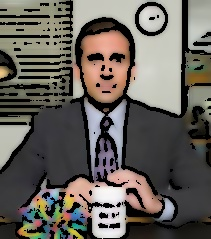
#> input picture img/cartoon-michael.jpg, 211 x 239 px
$ python -i main.py   (imports and definitions only)
#> lines starting #> are read from the running program, lines starting #| are printed output that depends on the picture; after the words box and inside, x2 and y2 are one past the last pixel; in counts of white or black regions, pixels touching at a corner belong together
import cv2
from flask import Flask, request, render_template,Response
import os


# [1 line not run here, left out]
# [13 lines that did not run here, left out]
def send_file_custom(file, attachment_filename=None):
    response = Response()
    response.data = open(file, "rb").read()
    response.headers["Content-Type"] = "application/octet-stream"
    if attachment_filename:
        response.headers["Content-Disposition"] = "attachment; filename={}".format(attachment_filename)
    return response
# define endpoint for downloading the image
# [3 lines that did not run here, left out]

class ImagesToCartoon:
    def __init__(self, image_file):
        self.image_file = image_file

    def convert_image(self):
        img = cv2.imread(self.image_file)
#> img is the input picture: shape (239, 211, 3); mean B, G, R 90.1, 96.2, 101
        gray = cv2.cvtColor(img, cv2.COLOR_BGR2GRAY)
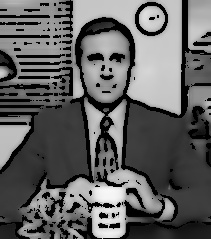
#> gray: shape (239, 211); min 0, max 250, mean 96.9
        gray = cv2.medianBlur(gray, 5)
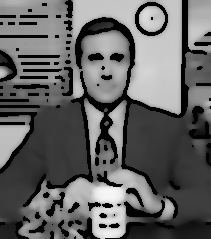
#> gray: shape (239, 211); min 0, max 246, mean 99.4
        # if pixes valuee is greater than adaptive threshold value then it is assigned to 255 helps finding edges
        edges = cv2.adaptiveThreshold(gray, 255, cv2.ADAPTIVE_THRESH_MEAN_C, cv2.THRESH_BINARY, 9, 9)
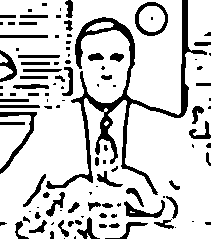
#> edges: shape (239, 211); 81.4% white; 110 black regions (49 under 20 px), largest, box (x1, y1, x2, y2) and area: (46, 0, 207, 195) 3595, (0, 112, 37, 174) 419, (135, 2, 168, 36) 351
        #  bilateral filter is used for smoothening images and reducing noise, while preserving edges
        colored_img = cv2.bilateralFilter(img, 9, 250, 250)
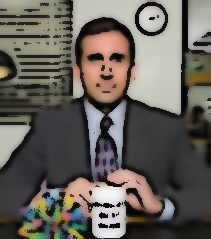
#> colored_img: shape (239, 211, 3); mean B, G, R 91, 97.2, 102.1
        cartoon = cv2.bitwise_and(colored_img, colored_img, mask=edges)
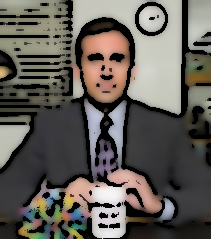
#> cartoon: shape (239, 211, 3); mean B, G, R 86.7, 92.7, 97.2
        return cartoon


# [2 lines not run here, left out]

>>> result = ImagesToCartoon('img/cartoon-michael.jpg').convert_image()
